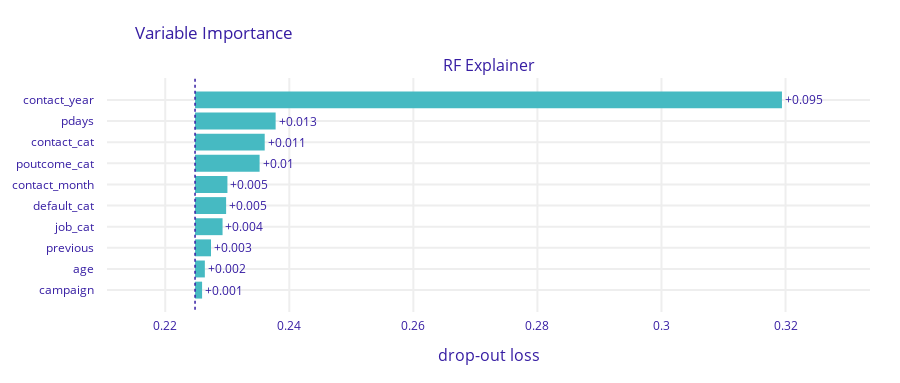

Notebook source saved alongside this figure:
### Code cell
model = RandomForestClassifier(max_depth=2)
model.fit(X, y)
model_exp = dx.Explainer(model, X, y, label = "RF Explainer")
mp_rf = model_exp.model_parts(type='variable_importance', 
                              loss_function='1-auc', 
                              N=None, 
                              B=10,
                              variables=None,
                              variable_groups=None, 
                              processes=6)
mp_rf.plot()

### Figure 1 — Plotly figure (JSON) as saved in the notebook; plotly's stock layout.template omitted (floating-point values rounded to 4 significant figures)
{"data": [{"base": 0.2248, "hoverinfo": "text", "hoverlabel": {"bgcolor": "rgba(0,0,0,0.8)"}, "hovertext": ["Model: RF Explainer loss after<br>variable: contact_year is permuted: 0.319<br>Drop-out loss change: +0.095", "Model: RF Explainer loss after<br>variable: pdays is permuted: 0.238<br>Drop-out loss change: +0.013", "Model: RF Explainer loss after<br>variable: contact_cat is permuted: 0.236<br>Drop-out loss change: +0.011", "Model: RF Explainer loss after<br>variable: poutcome_cat is permuted: 0.235<br>Drop-out loss change: +0.01", "Model: RF Explainer loss after<br>variable: contact_month is permuted: 0.23<br>Drop-out loss change: +0.005", "Model: RF Explainer loss after<br>variable: default_cat is permuted: 0.23<br>Drop-out loss change: +0.005", "Model: RF Explainer loss after<br>variable: job_cat is permuted: 0.229<br>Drop-out loss change: +0.004", "Model: RF Explainer loss after<br>variable: previous is permuted: 0.227<br>Drop-out loss change: +0.003", "Model: RF Explainer loss after<br>variable: age is permuted: 0.226<br>Drop-out loss change: +0.002", "Model: RF Explainer loss after<br>variable: campaign is permuted: 0.226<br>Drop-out loss change: +0.001"], "marker": {"color": "#46bac2"}, "orientation": "h", "showlegend": false, "text": ["+0.095", "+0.013", "+0.011", "+0.01", "+0.005", "+0.005", "+0.004", "+0.003", "+0.002", "+0.001"], "textposition": "outside", "type": "bar", "x": [0.09462, 0.01299, 0.01123, 0.01041, 0.00522, 0.005011, 0.004436, 0.002573, 0.00158, 0.001136], "xaxis": "x", "y": ["contact_year", "pdays", "contact_cat", "poutcome_cat", "contact_month", "default_cat", "job_cat", "previous", "age", "campaign"], "yaxis": "y"}], "layout": {"annotations": [{"font": {"size": 16}, "showarrow": false, "text": "RF Explainer", "x": 0.5, "xanchor": "center", "xref": "paper", "y": 1, "yanchor": "bottom", "yref": "paper"}, {"font": {"size": 16}, "showarrow": false, "text": "drop-out loss", "x": 0.5, "xanchor": "center", "xref": "paper", "y": 0, "yanchor": "top", "yref": "paper", "yshift": -30}], "font": {"color": "#371ea3"}, "height": 383, "margin": {"b": 71, "r": 30, "t": 78}, "shapes": [{"line": {"color": "#371ea3", "dash": "dot", "width": 1.5}, "type": "line", "x0": 0.2248, "x1": 0.2248, "xref": "x", "y0": -1, "y1": 10, "yref": "y"}], "title": {"text": "Variable Importance", "x": 0.15}, "xaxis": {"anchor": "y", "automargin": true, "domain": [0, 1], "fixedrange": true, "gridwidth": 2, "range": [0.2106, 0.3336], "tickcolor": "white", "ticklen": 3, "ticks": "outside", "type": "linear", "zeroline": false}, "yaxis": {"anchor": "x", "automargin": true, "autorange": "reversed", "domain": [0, 1], "fixedrange": true, "gridwidth": 2, "tickcolor": "white", "ticklen": 10, "ticks": "outside", "type": "category"}}}
